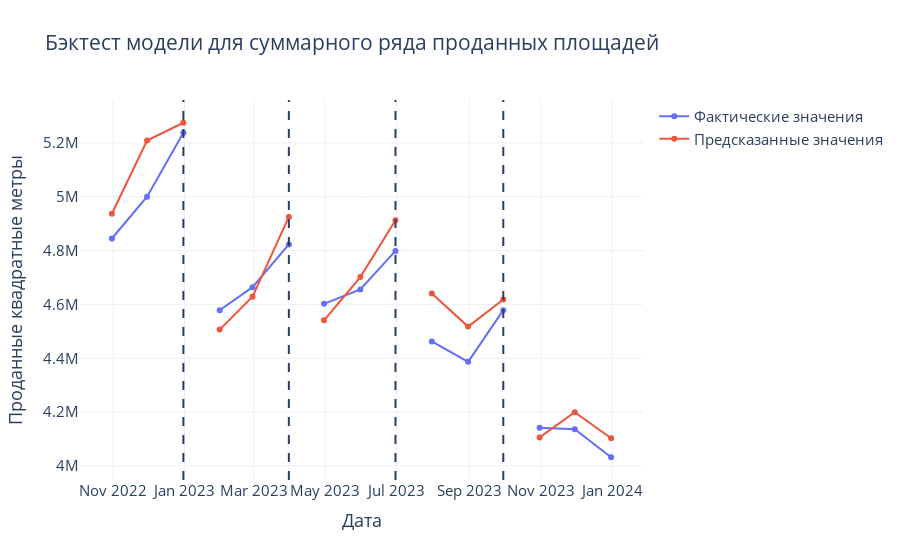

The notebook cell saved with this chart:
### Code cell
import plotly.io as pio
pio.templates.default = 'plotly_white'

fig = px.line(res[res['train_flg'] == False].groupby('report_date').agg({'step': 'first', 'fact': 'sum', 'pred': 'sum'}).rename(columns = {'pred': 'Предсказанные значения', 'fact': 'Фактические значения'}),
              title = 'Бэктест модели для суммарного ряда проданных площадей', line_group = 'step', markers = True, height = 500)
for dt in res[res['train_flg'] == False].groupby('step').agg({'report_date': 'max'})['report_date'].values[:-1]:
    fig.add_vline(x = pd.to_datetime(dt), line_dash = 'dash')
#fig.update_yaxes(visible = False)
fig.update_layout(font = dict(size = 15), xaxis_title = 'Дата', yaxis_title = 'Проданные квадратные метры', legend_title = '')

### Figure 1 — Plotly figure (JSON) as saved in the notebook; plotly's stock layout.template omitted (floating-point values rounded to 4 significant figures)
{"data": [{"hovertemplate": "variable=Фактические значения<br>step=1<br>report_date=%{x}<br>value=%{y}<extra></extra>", "legendgroup": "Фактические значения", "line": {"color": "#636efa", "dash": "solid"}, "marker": {"symbol": "circle"}, "mode": "markers+lines", "name": "Фактические значения", "orientation": "v", "showlegend": true, "type": "scatter", "x": ["2022-10-31T00:00:00", "2022-11-30T00:00:00", "2022-12-31T00:00:00"], "xaxis": "x", "y": [4845000.0, 5000000.0, 5237000.0], "yaxis": "y"}, {"hovertemplate": "variable=Фактические значения<br>step=2<br>report_date=%{x}<br>value=%{y}<extra></extra>", "legendgroup": "Фактические значения", "line": {"color": "#636efa", "dash": "solid"}, "marker": {"symbol": "circle"}, "mode": "markers+lines", "name": "Фактические значения", "orientation": "v", "showlegend": false, "type": "scatter", "x": ["2023-01-31T00:00:00", "2023-02-28T00:00:00", "2023-03-31T00:00:00"], "xaxis": "x", "y": [4578000.0, 4664000.0, 4822796], "yaxis": "y"}, {"hovertemplate": "variable=Фактические значения<br>step=3<br>report_date=%{x}<br>value=%{y}<extra></extra>", "legendgroup": "Фактические значения", "line": {"color": "#636efa", "dash": "solid"}, "marker": {"symbol": "circle"}, "mode": "markers+lines", "name": "Фактические значения", "orientation": "v", "showlegend": false, "type": "scatter", "x": ["2023-04-30T00:00:00", "2023-05-31T00:00:00", "2023-06-30T00:00:00"], "xaxis": "x", "y": [4602000.0, 4656000.0, 4798509], "yaxis": "y"}, {"hovertemplate": "variable=Фактические значения<br>step=4<br>report_date=%{x}<br>value=%{y}<extra></extra>", "legendgroup": "Фактические значения", "line": {"color": "#636efa", "dash": "solid"}, "marker": {"symbol": "circle"}, "mode": "markers+lines", "name": "Фактические значения", "orientation": "v", "showlegend": false, "type": "scatter", "x": ["2023-07-31T00:00:00", "2023-08-31T00:00:00", "2023-09-30T00:00:00"], "xaxis": "x", "y": [4463000.0, 4387000.0, 4579000.0], "yaxis": "y"}, {"hovertemplate": "variable=Фактические значения<br>step=5<br>report_date=%{x}<br>value=%{y}<extra></extra>", "legendgroup": "Фактические значения", "line": {"color": "#636efa", "dash": "solid"}, "marker": {"symbol": "circle"}, "mode": "markers+lines", "name": "Фактические значения", "orientation": "v", "showlegend": false, "type": "scatter", "x": ["2023-10-31T00:00:00", "2023-11-30T00:00:00", "2023-12-31T00:00:00"], "xaxis": "x", "y": [4142000.0, 4137000.0, 4032000.0], "yaxis": "y"}, {"hovertemplate": "variable=Предсказанные значения<br>step=1<br>report_date=%{x}<br>value=%{y}<extra></extra>", "legendgroup": "Предсказанные значения", "line": {"color": "#EF553B", "dash": "solid"}, "marker": {"symbol": "circle"}, "mode": "markers+lines", "name": "Предсказанные значения", "orientation": "v", "showlegend": true, "type": "scatter", "x": ["2022-10-31T00:00:00", "2022-11-30T00:00:00", "2022-12-31T00:00:00"], "xaxis": "x", "y": [4936000.0, 5208000.0, 5274000.0], "yaxis": "y"}, {"hovertemplate": "variable=Предсказанные значения<br>step=2<br>report_date=%{x}<br>value=%{y}<extra></extra>", "legendgroup": "Предсказанные значения", "line": {"color": "#EF553B", "dash": "solid"}, "marker": {"symbol": "circle"}, "mode": "markers+lines", "name": "Предсказанные значения", "orientation": "v", "showlegend": false, "type": "scatter", "x": ["2023-01-31T00:00:00", "2023-02-28T00:00:00", "2023-03-31T00:00:00"], "xaxis": "x", "y": [4506000.0, 4629000.0, 4925000.0], "yaxis": "y"}, {"hovertemplate": "variable=Предсказанные значения<br>step=3<br>report_date=%{x}<br>value=%{y}<extra></extra>", "legendgroup": "Предсказанные значения", "line": {"color": "#EF553B", "dash": "solid"}, "marker": {"symbol": "circle"}, "mode": "markers+lines", "name": "Предсказанные значения", "orientation": "v", "showlegend": false, "type": "scatter", "x": ["2023-04-30T00:00:00", "2023-05-31T00:00:00", "2023-06-30T00:00:00"], "xaxis": "x", "y": [4541000.0, 4702000.0, 4912000.0], "yaxis": "y"}, {"hovertemplate": "variable=Предсказанные значения<br>step=4<br>report_date=%{x}<br>value=%{y}<extra></extra>", "legendgroup": "Предсказанные значения", "line": {"color": "#EF553B", "dash": "solid"}, "marker": {"symbol": "circle"}, "mode": "markers+lines", "name": "Предсказанные значения", "orientation": "v", "showlegend": false, "type": "scatter", "x": ["2023-07-31T00:00:00", "2023-08-31T00:00:00", "2023-09-30T00:00:00"], "xaxis": "x", "y": [4640000.0, 4518000.0, 4618000.0], "yaxis": "y"}, {"hovertemplate": "variable=Предсказанные значения<br>step=5<br>report_date=%{x}<br>value=%{y}<extra></extra>", "legendgroup": "Предсказанные значения", "line": {"color": "#EF553B", "dash": "solid"}, "marker": {"symbol": "circle"}, "mode": "markers+lines", "name": "Предсказанные значения", "orientation": "v", "showlegend": false, "type": "scatter", "x": ["2023-10-31T00:00:00", "2023-11-30T00:00:00", "2023-12-31T00:00:00"], "xaxis": "x", "y": [4106000.0, 4200000.0, 4103000.0], "yaxis": "y"}], "layout": {"autosize": true, "font": {"size": 15}, "legend": {"title": {"text": ""}, "tracegroupgap": 0}, "shapes": [{"line": {"dash": "dash"}, "type": "line", "x0": "2022-12-31T00:00:00", "x1": "2022-12-31T00:00:00", "xref": "x", "y0": 0, "y1": 1, "yref": "y domain"}, {"line": {"dash": "dash"}, "type": "line", "x0": "2023-03-31T00:00:00", "x1": "2023-03-31T00:00:00", "xref": "x", "y0": 0, "y1": 1, "yref": "y domain"}, {"line": {"dash": "dash"}, "type": "line", "x0": "2023-06-30T00:00:00", "x1": "2023-06-30T00:00:00", "xref": "x", "y0": 0, "y1": 1, "yref": "y domain"}, {"line": {"dash": "dash"}, "type": "line", "x0": "2023-09-30T00:00:00", "x1": "2023-09-30T00:00:00", "xref": "x", "y0": 0, "y1": 1, "yref": "y domain"}], "title": {"text": "Бэктест модели для суммарного ряда проданных площадей"}, "xaxis": {"anchor": "y", "autorange": true, "domain": [0, 1], "range": ["2022-10-05 19:53:09.8271", "2024-01-25 04:06:50.1729"], "title": {"text": "Дата"}, "type": "date"}, "yaxis": {"anchor": "x", "autorange": true, "domain": [0, 1], "range": [3945000.0, 5362000.0], "title": {"text": "Проданные квадратные метры"}, "type": "linear"}}}
